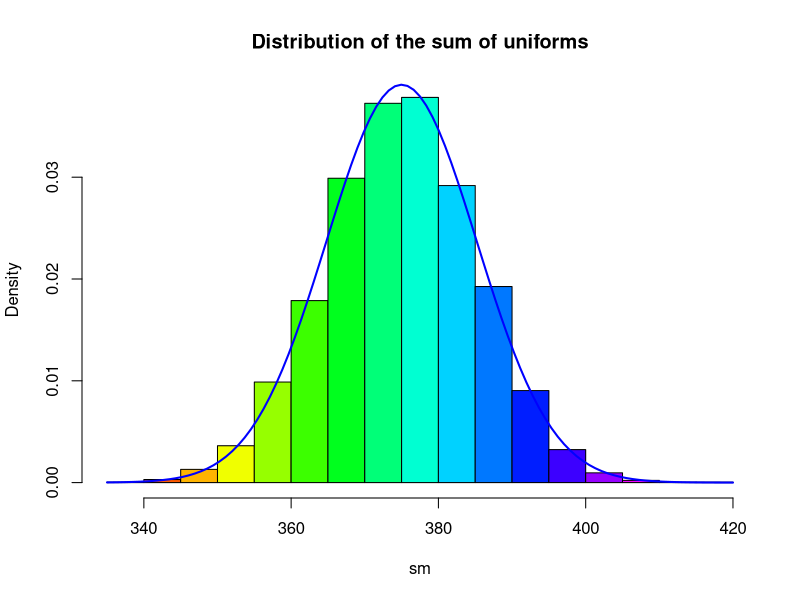
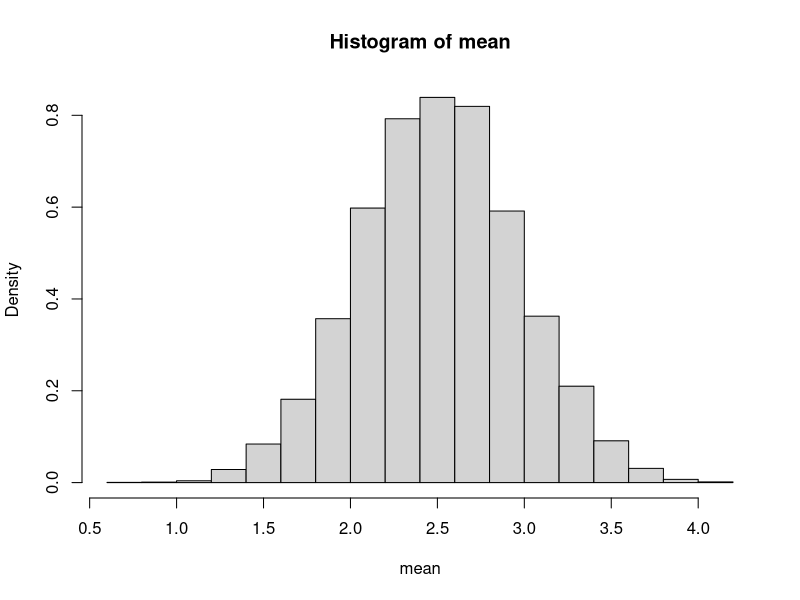
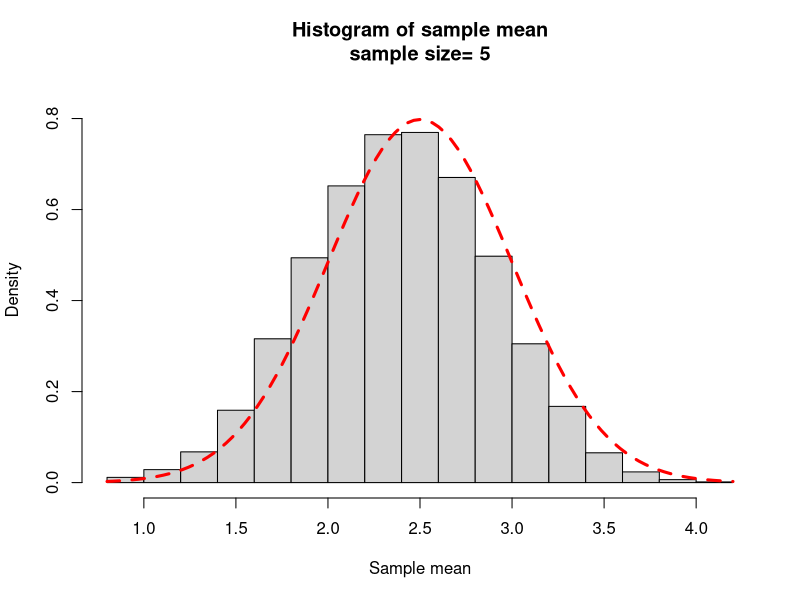
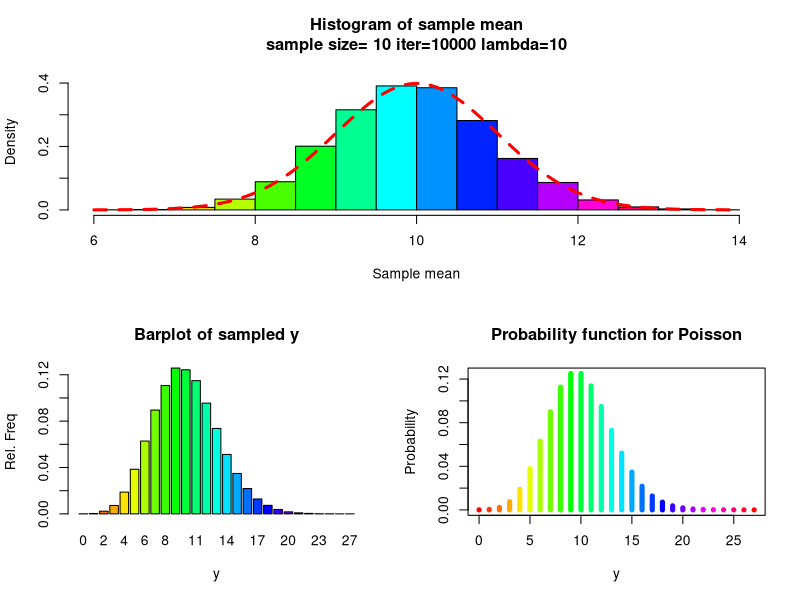

These figures' R source, in order:
##########
# Basics #
####################################
# Print the working directory to the user 
getwd()
# assign Sample uniform distribution to object
uniform <- data.frame(runif(10,0,5))
# Print sample
uniform
# Calculate the mean of the sample
mean(uniform$runif.10..0..5.)
# Calculate the standard deviation
sd(uniform$runif.10..0..5.)^2
######################################



###########
# myclt() #
###########################################
# - This is sample function for a uniform 
#     distribution using 'runif()'
#
myclt=function(n,iter,a=0,b=5){
  # Set Y as a vector of 'runif()' data
  y=runif(n*iter,a,b)
  # Create a matrix out of y
  data=matrix(y,nr=n,nc=iter,byrow=TRUE)
  # apply the function sum to the matrix
  sm=apply(data,2,sum)
  # Put the sums in a histogram "h", but don't plot yet
  h=hist(sm,plot=FALSE)
  # Plot the histogram using density, and colors
  hist(sm,col=rainbow(length(h$mids)),freq=FALSE,main="Distribution of the sum of uniforms")
  # Add a curve to the graph based off the modeld mean and standard deviaton
  curve(dnorm(x,mean=n*(a+b)/2,sd=sqrt(n*(b-a)^2/12)),add=TRUE,lwd=2,col="Blue")
  # Prints the matrix 'sm'
  sm
}
# Call the function and place it in an object called 'w'
w=myclt(n=50,iter=10000,a=5,b=10)
# print 'w' to the user
w
#####################################################################

#########################
# myclt(), For the Mean #
###########################################
# - This is sample function for a uniform 
#     distribution using 'runif()'
#
# - altered, see changes
myclt=function(n,iter){
  y=runif(n*iter,0,5) 
  data=matrix(y,nr=n,nc=iter,byrow=TRUE) 
  ## Changes ################################
  # Apply the mean function to the data matrix
  mean=apply(data,2,mean)
  # Plot a density histogram
  hist(mean, freq = FALSE)
  # Print the mean 
  mean
}
w=myclt(n=10,iter=10000) 
##############################################









#########################
#########################
## Pre- commented code ##
################################################################################
# - Mostly explained within the .rmd document for the tasks
#
# 
#
################### uniform ##########################
### CLT uniform 
## my Central Limit Function
## Notice that I have assigned default values which can be changed when the function is called
mycltu=function(n,iter,a=0,b=10){
  ## r-random sample from the uniform
  y=runif(n*iter,a,b)
  ## Place these numbers into a matrix
  ## The columns will correspond to the iteration and the rows will equal the sample size n
  data=matrix(y,nr=n,nc=iter,byrow=TRUE)
  ## apply the function mean to the columns (2) of the matrix
  ## these are placed in a vector w
  w=apply(data,2,mean)
  ## We will make a histogram of the values in w
  ## How high should we make y axis?
  ## All the values used to make a histogram are placed in param (nothing is plotted yet)
  param=hist(w,plot=FALSE)
  ## Since the histogram will be a density plot we will find the max density
  ymax=max(param$density)
  ## To be on the safe side we will add 10% more to this
  ymax=1.1*ymax
  ## Now we can make the histogram
  hist(w,freq=FALSE,  ylim=c(0,ymax), main=paste("Histogram of sample mean",
                                                 "\n", "sample size= ",n,sep=""),xlab="Sample mean")
  ## add a density curve made from the sample distribution
  lines(density(w),col="Blue",lwd=3) # add a density plot
  ## Add a theoretical normal curve 
  curve(dnorm(x,mean=(a+b)/2,sd=(b-a)/(sqrt(12*n))),add=TRUE,col="Red",lty=2,lwd=3) # add a theoretical curve
  ## Add the density from which the samples were taken
  curve(dunif(x,a,b),add=TRUE,lwd=4)
}

##############################  Binomial #########
## CLT Binomial
## CLT will work with discrete or continuous distributions 
## my Central Limit Function
## Notice that I have assigned default values which can be changed when the function is called
mycltb=function(n,iter,p=0.5,...){
  ## r-random sample from the Binomial
  y=rbinom(n*iter,size=n,prob=p)
  ## Place these numbers into a matrix
  ## The columns will correspond to the iteration and the rows will equal the sample size n
  data=matrix(y,nr=n,nc=iter,byrow=TRUE)
  ## apply the function mean to the columns (2) of the matrix
  ## these are placed in a vector w
  w=apply(data,2,mean)
  ## We will make a histogram of the values in w
  ## How high should we make y axis?
  ## All the values used to make a histogram are placed in param (nothing is plotted yet)
  param=hist(w,plot=FALSE)
  ## Since the histogram will be a density plot we will find the max density
  ymax=max(param$density)
  ## To be on the safe side we will add 10% more to this
  ymax=1.1*ymax
  ## Now we can make the histogram
  ## freq=FALSE means take a density
  hist(w,freq=FALSE,  ylim=c(0,ymax),
       main=paste("Histogram of sample mean","\n", "sample size= ",n,sep=""),
       xlab="Sample mean",...)
  ## add a density curve made from the sample distribution
  #lines(density(w),col="Blue",lwd=3) # add a density plot
  ## Add a theoretical normal curve 
  curve(dnorm(x,mean=n*p,sd=sqrt(p*(1-p))),add=TRUE,col="Red",lty=2,lwd=3) 
}
mycltb(n=5,iter=10000,p=0.5)



####### Poisson ######################
## CLT Poisson
## CLT will work with discrete or continuous distributions 
## my Central Limit Function
## Notice that I have assigned default values which can be changed when the function is called
mycltp=function(n,iter,lambda=10,...){
  ## r-random sample from the Poisson
  y=rpois(n*iter,lambda=lambda)
  ## Place these numbers into a matrix
  ## The columns will correspond to the iteration and the rows will equal the sample size n
  data=matrix(y,nr=n,nc=iter,byrow=TRUE)
  ## apply the function mean to the columns (2) of the matrix
  ## these are placed in a vector w
  w=apply(data,2,mean)
  ## We will make a histogram of the values in w
  ## How high should we make y axis?
  ## All the values used to make a histogram are placed in param (nothing is plotted yet)
  param=hist(w,plot=FALSE)
  ## Since the histogram will be a density plot we will find the max density
  ymax=max(param$density)
  ## To be on the safe side we will add 10% more to this
  ymax=1.1*ymax
  ## Make a suitable layout for graphing
  layout(matrix(c(1,1,2,3),nr=2,nc=2, byrow=TRUE))
  ## Now we can make the histogram
  hist(w,freq=FALSE,  ylim=c(0,ymax), col=rainbow(max(w)),
       main=paste("Histogram of sample mean","\n", "sample size= ",n," iter=",iter," lambda=",lambda,sep=""),
       xlab="Sample mean",...)
  ## add a density curve made from the sample distribution
  #lines(density(w),col="Blue",lwd=3) # add a density plot
  ## Add a theoretical normal curve 
  curve(dnorm(x,mean=lambda,sd=sqrt(lambda/n)),add=TRUE,col="Red",lty=2,lwd=3) # add a theoretical curve
  # Now make a new plot
  # Since y is discrete we should use a barplot
  barplot(table(y)/(n*iter),col=rainbow(max(y)), main="Barplot of sampled y", ylab ="Rel. Freq",xlab="y" )
  x=0:max(y)
  plot(x,dpois(x,lambda=lambda),type="h",lwd=5,col=rainbow(max(y)),
       main="Probability function for Poisson", ylab="Probability",xlab="y")
}


mycltp(n=10,iter=10000)
